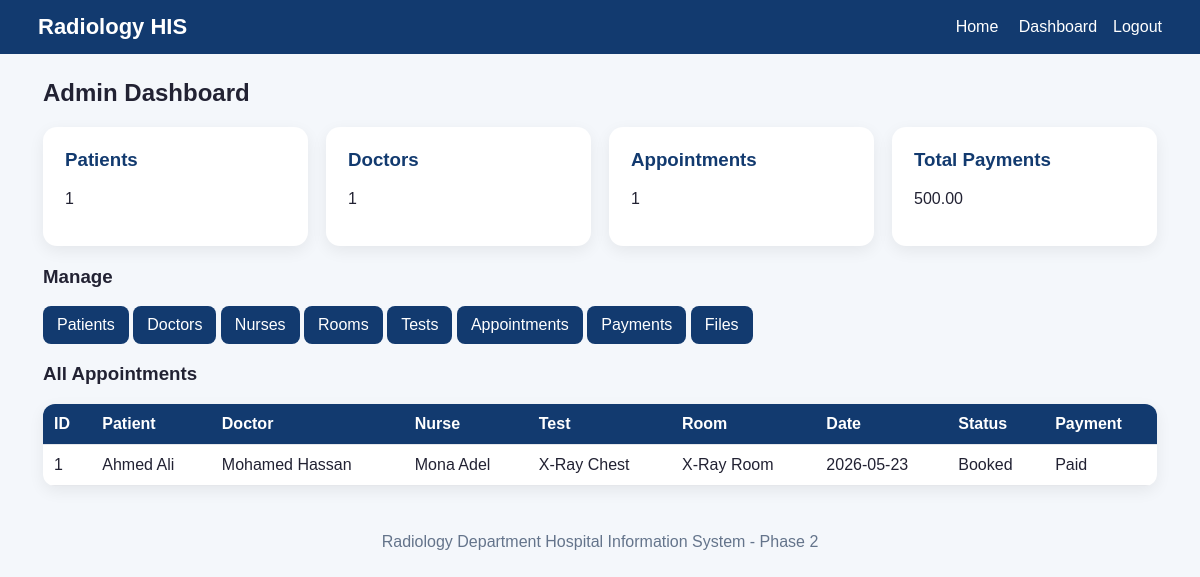
Screenshot of /admin_dashboard.php (signed in) with the database file from the repository.
### tables this page shows
CREATE TABLE APPOINTMENT (
    Appointment_ID INT PRIMARY KEY AUTO_INCREMENT,
    Appointment_Date DATE NOT NULL,
    Appointment_Time TIME NOT NULL,
    Status VARCHAR(30),
    Patient_ID INT NOT NULL,
    Doctor_ID INT NOT NULL,
    Nurse_ID INT,
    Test_ID INT NOT NULL,
    Room_ID INT NOT NULL,
    FOREIGN KEY (Patient_ID) REFERENCES PATIENT(Patient_ID),
    FOREIGN KEY (Doctor_ID) REFERENCES DOCTOR(Doctor_ID),
    FOREIGN KEY (Nurse_ID) REFERENCES NURSE(Nurse_ID),
    FOREIGN KEY (Test_ID) REFERENCES RADIOLOGY_TEST(Test_ID),
    FOREIGN KEY (Room_ID) REFERENCES ROOM(Room_ID)
);

CREATE TABLE RADIOLOGY_TEST (
    Test_ID INT PRIMARY KEY AUTO_INCREMENT,
    Test_Name VARCHAR(100) NOT NULL,
    Test_Type VARCHAR(50),
    Price DECIMAL(10,2)
);

CREATE TABLE ROOM (
    Room_ID INT PRIMARY KEY AUTO_INCREMENT,
    Room_Name VARCHAR(100) NOT NULL,
    Room_Type VARCHAR(50),
    Status VARCHAR(30),
    Department_ID INT NOT NULL,
    FOREIGN KEY (Department_ID) REFERENCES DEPARTMENT(Department_ID)
);

CREATE TABLE PAYMENT (
    Payment_ID INT PRIMARY KEY AUTO_INCREMENT,
    Amount DECIMAL(10,2),
    Payment_Date DATE,
    Payment_Method VARCHAR(50),
    Payment_Status VARCHAR(30),
    Appointment_ID INT UNIQUE NOT NULL,
    FOREIGN KEY (Appointment_ID) REFERENCES APPOINTMENT(Appointment_ID)
);

### db.php (called while the page is built, shortened)
<?php
function esc($v){ return htmlspecialchars((string)$v, ENT_QUOTES, 'UTF-8'); }
?>

### admin_dashboard.php (the view)
<?php include 'db.php'; require_role('Admin'); $page_title='Admin Dashboard'; include 'header.php'; function countTable($conn,$t){return $conn->query("SELECT COUNT(*) c FROM $t")->fetch_assoc()['c'];} $pay=$conn->query("SELECT IFNULL(SUM(Amount),0) s FROM PAYMENT")->fetch_assoc()['s']; ?>
<h2>Admin Dashboard</h2><div class="cards"><div class="card"><h3>Patients</h3><p><?=countTable($conn,'PATIENT')?></p></div><div class="card"><h3>Doctors</h3><p><?=countTable($conn,'DOCTOR')?></p></div><div class="card"><h3>Appointments</h3><p><?=countTable($conn,'APPOINTMENT')?></p></div><div class="card"><h3>Total Payments</h3><p><?=esc($pay)?></p></div></div>
<h3>Manage</h3><p><a class="btn" href="manage.php?table=PATIENT">Patients</a> <a class="btn" href="manage.php?table=DOCTOR">Doctors</a> <a class="btn" href="manage.php?table=NURSE">Nurses</a> <a class="btn" href="manage.php?table=ROOM">Rooms</a> <a class="btn" href="manage.php?table=RADIOLOGY_TEST">Tests</a> <a class="btn" href="manage.php?table=APPOINTMENT">Appointments</a> <a class="btn" href="manage.php?table=PAYMENT">Payments</a> <a class="btn" href="manage.php?table=FILE_UPLOAD">Files</a></p>
<h3>All Appointments</h3><table><tr><th>ID</th><th>Patient</th><th>Doctor</th><th>Nurse</th><th>Test</th><th>Room</th><th>Date</th><th>Status</th><th>Payment</th></tr><?php $q=$conn->query("SELECT A.*, CONCAT(P.First_Name,' ',P.Last_Name) Patient_Name, CONCAT(D.First_Name,' ',D.Last_Name) Doctor_Name, CONCAT(N.First_Name,' ',N.Last_Name) Nurse_Name, RT.Test_Name, R.Room_Name, Pay.Payment_Status FROM APPOINTMENT A JOIN PATIENT P ON A.Patient_ID=P.Patient_ID JOIN DOCTOR D ON A.Doctor_ID=D.Doctor_ID LEFT JOIN NURSE N ON A.Nurse_ID=N.Nurse_ID JOIN RADIOLOGY_TEST RT ON A.Test_ID=RT.Test_ID JOIN ROOM R ON A.Room_ID=R.Room_ID LEFT JOIN PAYMENT Pay ON A.Appointment_ID=Pay.Appointment_ID ORDER BY A.Appointment_ID DESC"); while($r=$q->fetch_assoc()): ?><tr><td><?=esc($r['Appointment_ID'])?></td><td><?=esc($r['Patient_Name'])?></td><td><?=esc($r['Doctor_Name'])?></td><td><?=esc($r['Nurse_Name'])?></td><td><?=esc($r['Test_Name'])?></td><td><?=esc($r['Room_Name'])?></td><td><?=esc($r['Appointment_Date'])?></td><td><?=esc($r['Status'])?></td><td><?=esc($r['Payment_Status']??'Not Paid')?></td></tr><?php endwhile; ?></table><?php include 'footer.php'; ?>

### assets/style.css (style rules this page uses)
* { box-sizing:border-box }
body { margin:0;font-family:Arial,sans-serif;background:#f4f7fb;color:#223 }
.cards { display:grid;grid-template-columns:repeat(auto-fit,minmax(220px,1fr));gap:18px;margin:20px 0 }
.card { background:white;border-radius:14px;padding:22px;box-shadow:0 5px 16px #0001 }
.card h3 { margin-top:0;color:#123a6f }
.btn,button { background:#123a6f;color:white;border:0;border-radius:8px;padding:10px 14px;text-decoration:none;cursor:pointer;display:inline-block }
table { width:100%;border-collapse:collapse;background:white;border-radius:12px;overflow:hidden;box-shadow:0 5px 16px #0001 }
th,td { padding:11px;border-bottom:1px solid #e5e7eb;text-align:left }
th { background:#123a6f;color:white }

### rows the page displays
appointment: Appointment_ID "1", Patient_Name "Ahmed Ali", Doctor_Name "Mohamed Hassan", Nurse_Name "Mona Adel", Test_ID.Test_Name "X-Ray Chest", Room_ID.Room_Name "X-Ray Room", Appointment_Date "2026-05-23", Status "Booked", payment.Payment_Status "Paid"

### other values shown
countTable($conn,'PATIENT') "1"
countTable($conn,'DOCTOR') "1"
countTable($conn,'APPOINTMENT') "1"
$pay "500.00"
